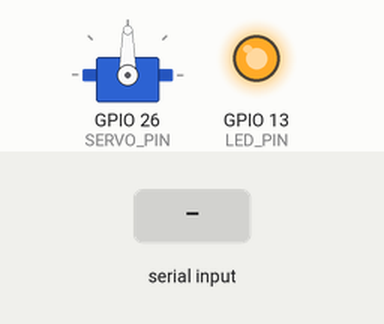
Recording of a sketch running on a simulated ESP32. Shown: servo, output pins drawn as LEDs (lit = HIGH). The test bench sets the inputs (shaded band).

Above: at 1.2 s.
1.3 s: "90,45\n" received over Serial
At 1.7 s:
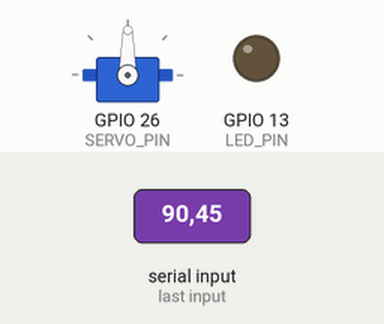
Timing chart, 0 to 4.3 s (numbered marks = the images above; inputs shaded):
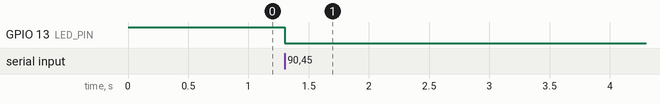

Measured:
- after the input at 1.3 s, GPIO 13 (LED_PIN): HIGH → LOW at once

The sketch:

Arduino_Firmware.ino
```cpp
#include <ESP32Servo.h>

// --- CONFIGURATION ---
#define SERVO_PIN 26
#define LED_PIN 13

// Tuning variables (WIDER RANGE 10-170)
int minAngle = 10;   // Right limit
int maxAngle = 170;  // Left limit

class GazeUI {
  private:
    Servo servo;
    int currentAngle;

  public:
    GazeUI() {
      currentAngle = 90;
    }

    void begin() {
      // 1. Servo Setup
      servo.setPeriodHertz(50);
      servo.attach(SERVO_PIN, 1000, 2000);

      // 2. LED Setup (ESP32 v3.0 compatible)
      ledcAttach(LED_PIN, 5000, 8);

      servo.write(currentAngle);
      ledcWrite(LED_PIN, 255);
    }

    void interact(float xPos, bool isFacing) {
      if (!isFacing) {
        // TURNED AROUND: Servo centers, LED off
        servo.write(90);
        ledcWrite(LED_PIN, 0);
      } else {
        // 1. SERVO LOGIC (INVERTED & WIDER)
        // NEW: map(..., minAngle, maxAngle) <--- SWAPPED TO FIX DIRECTION
        // Range: 0.0 -> 10 deg, 1.0 -> 170 deg
        int targetAngle = map((int)(xPos * 100), 0, 100, minAngle, maxAngle);

        // Smoothing (15%)
        currentAngle = (currentAngle * 0.85) + (targetAngle * 0.15);
        servo.write(currentAngle);

        // 2. LED LOGIC
        // Mapping Brightness to Angle
        // If Angle 170 (Left) = Dim (20)
        // If Angle 10 (Right) = Bright (255)
        int brightness = map(currentAngle, maxAngle, minAngle, 20, 255);

        // Safety constraints
        brightness = constrain(brightness, 0, 255);

        // Update LED
        ledcWrite(LED_PIN, brightness);
      }
    }
};

GazeUI jealy;

void setup() {
  Serial.begin(115200);
  Serial.setTimeout(10); // Fast reading
  jealy.begin();
}

void loop() {
  if (Serial.available() > 0) {
    String data = Serial.readStringUntil('\n');

    // Filter glitchy short data
    if (data.length() < 3) return;

    int commaIndex = data.indexOf(',');

    if (commaIndex > 0) {
      float xPos = data.substring(0, commaIndex).toFloat();
      bool isFacing = (data.substring(commaIndex + 1).toInt() == 1);

      // Filter exact 0.0 glitch unless it's a real string "0"
      if (xPos == 0.0 && data.charAt(0) != '0') return;

      jealy.interact(xPos, isFacing);
    }
  }
}
```
